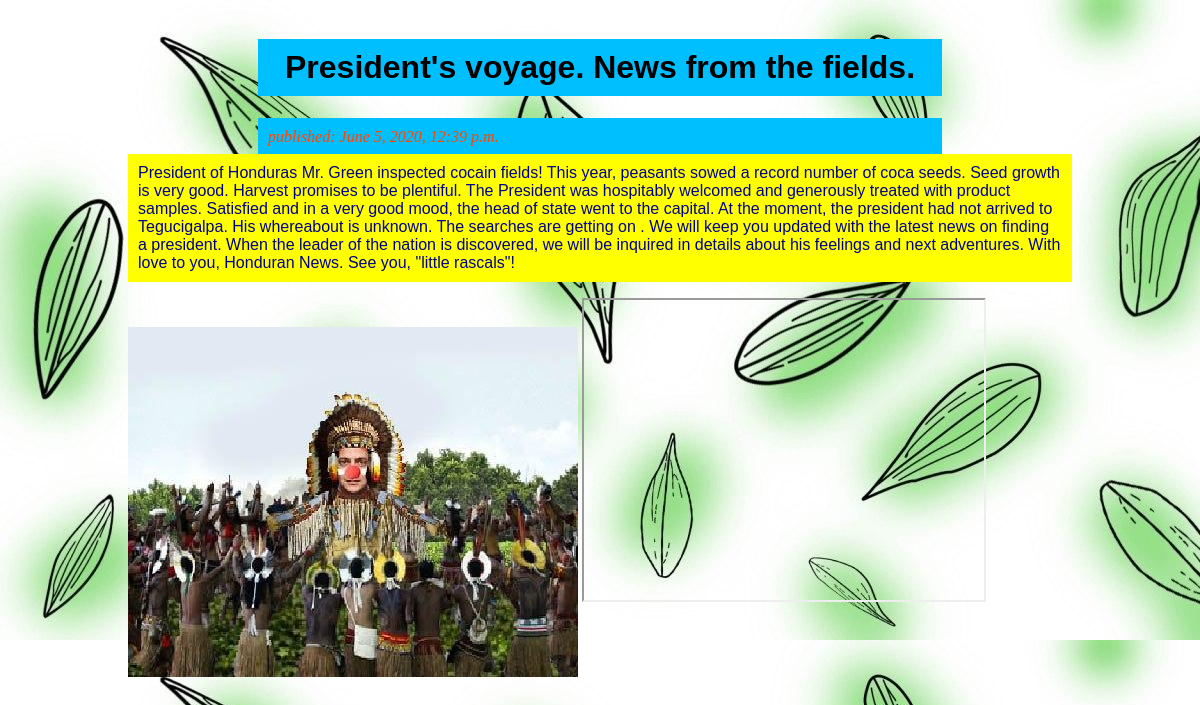
Screenshot of /news/2/ with the database file from the repository.
### news/models.py (models this page shows, shortened)
class Article(models.Model):
    author = models.ForeignKey(settings.AUTH_USER_MODEL, on_delete=models.CASCADE)
    title = models.CharField(max_length=200)
    text = models.TextField()
    image = models.ImageField(upload_to="media/images", default="media/images/no_img.jpg")
    created_date = models.DateTimeField(default=timezone.now)
    published_date = models.DateTimeField(blank=True, null=True)

### news/views.py (the view)
# urls.py: path('<int:article_id>/', views.detail, name='detail'),
def detail(request, article_id):
    try:
        article = Article.objects.get(pk=article_id)
    except Article.DoesNotExist:
        raise Http404("Article does not exist")
    return render(request, 'news/detail.html', {'article': article})

### news/templates/news/detail.html
{% load static %}
<link rel="stylesheet" type="text/css" href="{% static 'css/mystyle.css' %}">
			<header id="head">
				<h1>{{ article.title }}</h1>
				<p>published: {{ article.published_date }}</p>
			</header>
            <p>{{ article.text }}</p>
            <img src="{{ article.image.url }}" align = "middle">
            <iframe src="{% static 'video/Honduras.mp4' %}" width="400" height="300" sandbox="allow-same-origin">
            </iframe>

### news/static/css/mystyle.css (style rules this page uses)
#head { width: auto; height: 110px; margin-left: 120px; margin-right: 120px; padding: 10px; }
header>h1 { text-align: center; background-color: deepskyblue; font-family: Arial; font-weight: bold; margin-left: 120px; margin-right: 120px; padding: 10px; }
header>p { text-align: left; background-color: deepskyblue; font-family: Times; color: orangered; font-size: 12pt; font-style: italic; margin-left: 120px; margin-right: 120px; padding: 10px; }
body>p { background-color: yellow; font-family: Arial; font-size: 12pt; color: darkblue; margin-left: 120px; margin-right: 120px; padding: 10px; }
body>img { margin-top: -200px; margin-left: 120px; }

### rows the page displays
Article: title "President's voyage. News from the fields.", published_date "June 5, 2020, 12:39 p.m.", text "President of Honduras Mr. Green inspected cocain fields! This year, peasants sowed a record number of coca seeds. Seed growth is very good. Harvest promises to be plentiful. The President was hospitably welcomed and generously treated with product samples. Satisfied and in a very good mood, the head of state went to the capital. At the moment, the president had not arrived to Tegucigalpa. His whereabout is unknown. The searches are getting on . We will keep you updated with the latest news on finding a president. When the leader of the nation is discovered, we will be inquired in details about his feelings and next adventures. With love to you, Honduran News. See you, \"little rascals\"!", image (picture)
